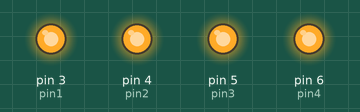
This sketch was run on a simulated Arduino Uno, built with avr-gcc and run on an emulated ATmega328P. Shown: output pins drawn as LEDs (lit = HIGH).

Above: at 5.0 s.
At 10.5 s:
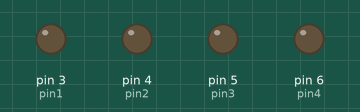
Timing chart, 0 to 14.3 s (numbered marks = the images above):
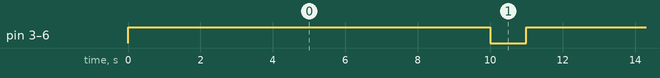

The sketch:

code.ino
```cpp
int pin1 = 3;
int pin2 = 4;
int pin3 = 5;
int pin4 = 6;

void setup() {
  // put your setup code here, to run once:
  pinMode(pin1, OUTPUT);
  pinMode(pin2, OUTPUT);
  pinMode(pin3, OUTPUT);
  pinMode(pin4, OUTPUT);
}

void loop() {
  // put your main code here, to run repeatedly:

  digitalWrite(pin1, HIGH);
  digitalWrite(pin2, HIGH);
  digitalWrite(pin3, HIGH);
  digitalWrite(pin4, HIGH);
  delay(10000);

  digitalWrite(pin1, LOW);
  digitalWrite(pin2, LOW);
  digitalWrite(pin3, LOW);
  digitalWrite(pin4, LOW);
  delay(1000);
}
```

Measured:
- by itself, pin 3 (pin1), pin 4 (pin2), pin 5 (pin3), pin 6 (pin4): alternates HIGH for 10.0 s and LOW for 1.0 s
